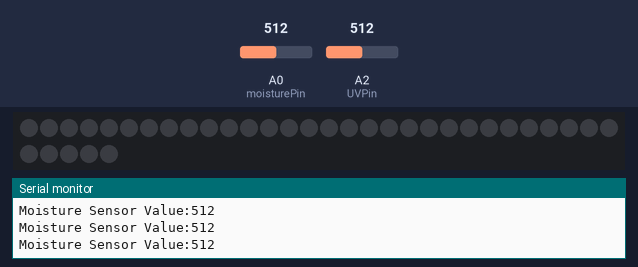
Bench run of a sketch on a simulated Arduino Uno, built with avr-gcc and run on an emulated ATmega328P. On the bench: 35 RGB LEDs in strip order, left to right, continuing on the next row, the last lines printed to the serial monitor. Inputs (shaded band) come from the test bench; at power-on: A0 (moisturePin) = 512, A2 (UVPin) = 512. Dim RGB values are drawn brighter than linear.

Above: at 1.2 s.
1.3 s: A0 (moisturePin) set to 262
2.8 s: A0 (moisturePin) set to 241
At 3.02 s:
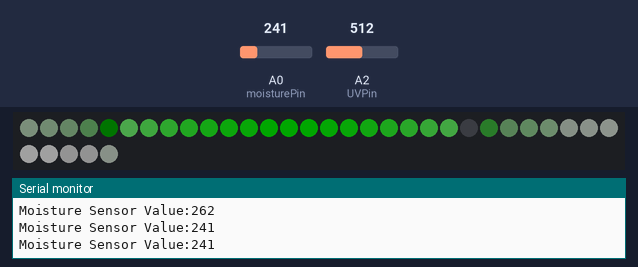
At 3.5 s:
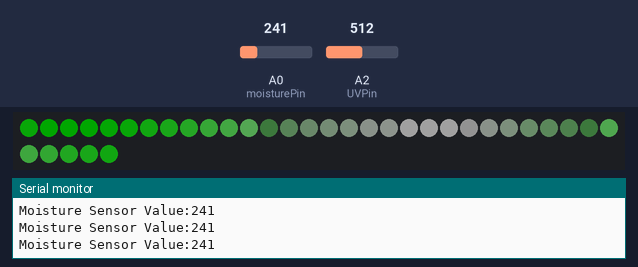
4.8 s: A0 (moisturePin) set to 710
At 6.3 s:
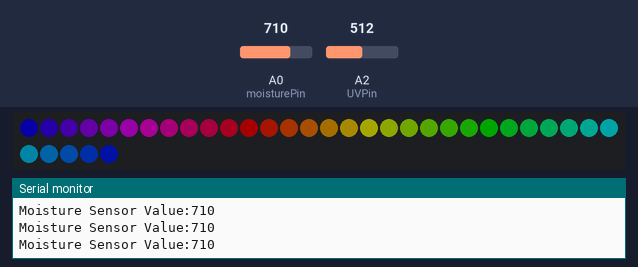
Timing chart, 0 to 7.8 s (numbered marks = the images above; inputs shaded):
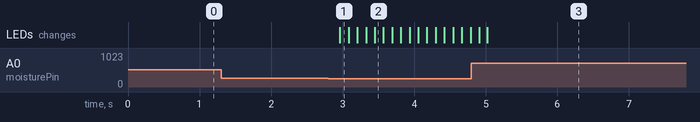

The sketch:

PotPlant_1.79__works_.ino
```cpp
#include <Adafruit_NeoPixel.h>

/*
  # Moisture sensor code
  #
  # Connect the sensor to an A pin(Analog 0/1 on the Arduino board

  # the sensor value description
  # 0  ~300     dry soil
  # 300~700     humid soil
  # 700~950     in water
*/

int moisturePin = A0;
int soilMoisture = 0;

int UVPin = A2; //Output from the UV sensor

//float uvLowThreshold = ;
//float uvHighThreshold = ;

int mThresholdHigh = 700;
int mThresholdLow  = 250;

const int PIN_DATA   = 6;  // data pin
const int PIN_BUTTON = 3;  // button pin
const int NUM_LEDS   = 35; // number of LEDs

// Parameter 1 = number of pixels in strip,  neopixel stick has 8
// Parameter 2 = pin number (most are valid)
// Parameter 3 = pixel type flags, add together as needed:
//   NEO_RGB     Pixels are wired for RGB bitstream
//   NEO_GRB     Pixels are wired for GRB bitstream, correct for neopixel stick
//   NEO_KHZ400  400 KHz bitstream (e.g. FLORA pixels)
//   NEO_KHZ800  800 KHz bitstream (e.g. High Density LED strip), correct for neopixel stick

Adafruit_NeoPixel leds = Adafruit_NeoPixel(NUM_LEDS, PIN_DATA, NEO_GRB + NEO_KHZ800);
//bool oldState = HIGH;  from buttoncycle example sketch
//int showType = 0;


void setup() {

  Serial.begin(9600);
  pinMode(moisturePin, INPUT);
  pinMode(UVPin, INPUT);
  pinMode(PIN_BUTTON, INPUT);
  leds.begin();           // initialise the NeoPixel library
  leds.setBrightness(40); // set global brightness fairly low
  leds.show();


}


void loop() {

  int uvLevel = averageAnalogRead(UVPin);

  float outputVoltage = 5.0 * uvLevel / 1024;
  float uvIntensity = mapfloat(outputVoltage, 0.99, 2.9, 0.0, 15.0);

  //set analog read from A0 pin to soilMoisture variable
  soilMoisture = analogRead(moisturePin);
  Serial.print("Moisture Sensor Value:");
  Serial.println(soilMoisture);

//  Serial.print("UVAnalogOutput: ");
//  Serial.print(uvLevel);
//
//  Serial.print(" OutputVoltage: ");
//  Serial.print(outputVoltage);
//
//  Serial.print(" UV Intensity: ");
//  Serial.print(uvIntensity);
//  Serial.print(" mW/cm^2 ");
//  Serial.print("Red: ");
//  Serial.println();

  delay(100);


  //loopBlink();
  //loopAnimation();


  // If soil moisture is less than the lower threshold activate the breathe animation
  // ,if above the high threshold active the blink animation
  if (soilMoisture < mThresholdLow) {
    animBreathe();
  }
  else if (soilMoisture > mThresholdHigh) {
    animColourWheel();
  }

}


// takes the average reading on the given pin and returns that average.
int averageAnalogRead(int pinToRead)
{
  byte numberOfReadings = 8;
  unsigned int runningValue = 0;

  for (int x = 0 ; x < numberOfReadings ; x++)
    runningValue += analogRead(pinToRead);
  runningValue /= numberOfReadings;

  return (runningValue);

}

// Map function in Arudino but for floats
float mapfloat(float x, float in_min, float in_max, float out_min, float out_max)
{
  return (x - in_min) * (out_max - out_min) / (in_max - in_min) + out_min;
}

void loopBlink()
{
  // prepare colours (does not actually change the LED colours yet)
  leds.setPixelColor(0, leds.Color(255, 0, 0)); // first  LED red
  leds.setPixelColor(1, leds.Color(0, 255, 0)); // second LED green
  leds.setPixelColor(2, leds.Color(0, 0, 255)); // third  LED blue
  leds.show(); // send the updated pixel colours to the LEDs
  delay(1000);

  // and a bit darker
  leds.setPixelColor(0, leds.Color(100, 0, 0)); // first  LED red
  leds.setPixelColor(1, leds.Color(0, 100, 0)); // second LED green
  leds.setPixelColor(2, leds.Color(0, 0, 100)); // third  LED blue
  leds.show(); // send the updated pixel colours to the LEDs
  delay(1000);

}
```

Animations.ino
```cpp
#include <math.h>

const int NUM_ANIMATIONS = 4;

int   animation = 2;
long  startTime = 0;
float time      = 0;


void loopAnimation()
{
  time = (millis() - startTime) / 1000.0;

  switch ( animation )
  {
    case 0 : animBlink(); break;
    case 1 : animColourWheel(); break;
    case 2 : animBreathe(); break;
    case 3 : animKITT(); break;
  }

  if ( time > 1 && digitalRead(PIN_BUTTON) == HIGH )
  {
    animation = (animation + 1) % NUM_ANIMATIONS;
    startTime = millis();
  }
}


void animBlink()
{
  byte r,g,b;
  for ( int i = 0 ; i < NUM_LEDS ; i++ )
  {
    float frac = (float) i / NUM_LEDS;
    float v    = fmod((time + frac) * 250, 250) > 125 ? 100 : 0;
    HSV_to_RGB(time * 5, 100, v, &r, &g, &b);
    leds.setPixelColor(i, leds.Color(r, g, b));
  }
  leds.show();
}


void animColourWheel()
{
  byte r,g,b;
  for ( int i = 0 ; i < NUM_LEDS ; i++ )
  {
    float frac = (float) i / NUM_LEDS;
    float h = (time * 50) + (frac * 360);
    HSV_to_RGB(h, 100, 100, &r, &g, &b);
    leds.setPixelColor(i, leds.Color(r, g, b));
  }
  leds.show();
}


void animBreathe()
{
  byte r,g,b;
  time = (millis() - startTime) / 1000.0;

  for ( int i = 0 ; i < NUM_LEDS ; i++ )
  {
    float frac = (float) i / NUM_LEDS;
    byte  s    = 50 + 50 * sin(time * 4 + frac * 2 * PI);
    byte  v    = 0 + 50 * -1 *sin(time * 4 + frac * 2 * PI);
    HSV_to_RGB(120, s, v, &r, &g, &b);
    leds.setPixelColor(i, leds.Color(r, g, b));
  }
  leds.show();
}


void animKITT()
{
  byte r,g,b;
  leds.clear();
  HSV_to_RGB(time * 5, 100, 100, &r, &g, &b);
  r = 255; g = 0; b =0 ;
  leds.setPixelColor((int) ((NUM_LEDS - 0.01) * (0.5 + 0.5 * sin(time * 5))), leds.Color(r, g, b));
  HSV_to_RGB(180 + time * 5, 100, 100, &r, &g, &b);
  r = 0 ; g = 255; b= 0;
  leds.setPixelColor((int) ((NUM_LEDS - 0.01) * (0.5 + 0.5 * cos(time * 5))), leds.Color(r, g, b));
  leds.show();
}


//
// Convert HSV values to RGB
// Source: https://gist.github.com/hdznrrd/656996
//
void HSV_to_RGB(float h, float s, float v, byte *r, byte *g, byte *b)
{
  h = fmod(h, 360.0);
  s = max(0.0, min(100.0, s)) / 100;

  if(s == 0) {
    // Achromatic (grey)
    *r = *g = *b = round(v*255);
    return;
  }

  v = max(0.0, min(100.0, v)) / 100;

  h /= 60; // sector 0 to 5
  int   i = floor(h);
  float f = h - i; // factorial part of h

  float p = v * (1 - s);
  float q = v * (1 - s * f);
  float t = v * (1 - s * (1 - f));
  switch(i) {
    case 0:
      *r = round(255*v);
      *g = round(255*t);
      *b = round(255*p);
      break;
    case 1:
      *r = round(255*q);
      *g = round(255*v);
      *b = round(255*p);
      break;
    case 2:
      *r = round(255*p);
      *g = round(255*v);
      *b = round(255*t);
      break;
    case 3:
      *r = round(255*p);
      *g = round(255*q);
      *b = round(255*v);
      break;
    case 4:
      *r = round(255*t);
      *g = round(255*p);
      *b = round(255*v);
      break;
    default: // case 5:
      *r = round(255*v);
      *g = round(255*p);
      *b = round(255*q);
    }
}
```

Measured:
- the behaviour switches between 250 and 249 on A0 (moisturePin) (found by bisection; images 0 and 1)
- after the input at 2.8 s, the LEDs: change after 0.16 s (image 1)
- after the input at 4.8 s, the LEDs: first differ from a run without the input after 0.22 s (image 3)
